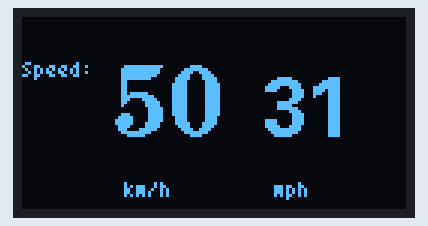
Bench run of a sketch on a simulated Arduino Uno, built with avr-gcc and run on an emulated ATmega328P. Parts: 128×64 one-colour display.

Above: at 0.1 s.

The sketch:

display_speed.ino
```cpp
#include <U8g2lib.h>

// Create an instance of the U8g2 class for an SSD1306-based OLED display
U8G2_SSD1306_128X64_NONAME_F_HW_I2C u8g2(U8G2_R0, /* reset=*/ U8X8_PIN_NONE);

float speedKmH = 50.0;
//const int speedPin = D7


float kmhToMph(float kmh) {
  return kmh * 0.621371;
}

void setup(void) {
  u8g2.begin();
  // pinMode(speedPin, INPUT);
}

void loop(void) {
  float speedMph = kmhToMph(speedKmH);

  u8g2.clearBuffer();
  u8g2.setFont(u8g2_font_tom_thumb_4x6_mf);
  u8g2.setCursor(0, 20);
  u8g2.print("Speed: ");

  u8g2.setFont(u8g2_font_ncenB24_tr);
  u8g2.setCursor(30, 40);
  u8g2.print(speedKmH, 0);

  u8g2.setFont(u8g2_font_tom_thumb_4x6_mf);
  u8g2.setCursor(30, 60);
  u8g2.print(" km/h");


  u8g2.setFont(u8g2_font_fub20_tr);
  u8g2.setCursor(80, 40);
  u8g2.print(speedMph, 0);

  u8g2.setFont(u8g2_font_tom_thumb_4x6_mf);
  u8g2.setCursor(80, 60);
  u8g2.print(" mph");

  // Send the buffer to the display
  u8g2.sendBuffer();

  // Delay to avoid flickering
  delay(1000);
}
```
